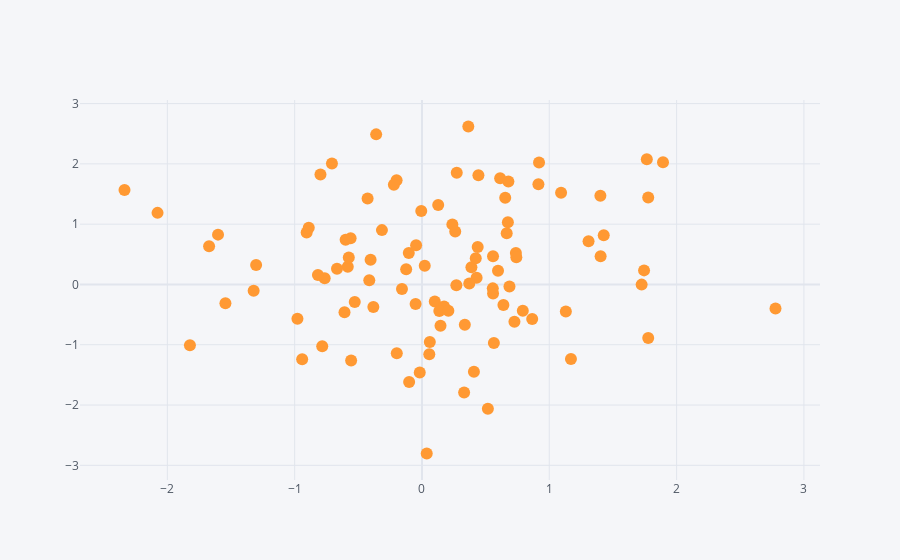

The notebook cell saved with this chart:
### Markdown cell above
# Scatter

### Code cell
fake_df.iplot(kind='scatter', x='A', y='B', mode='markers', size=12)
